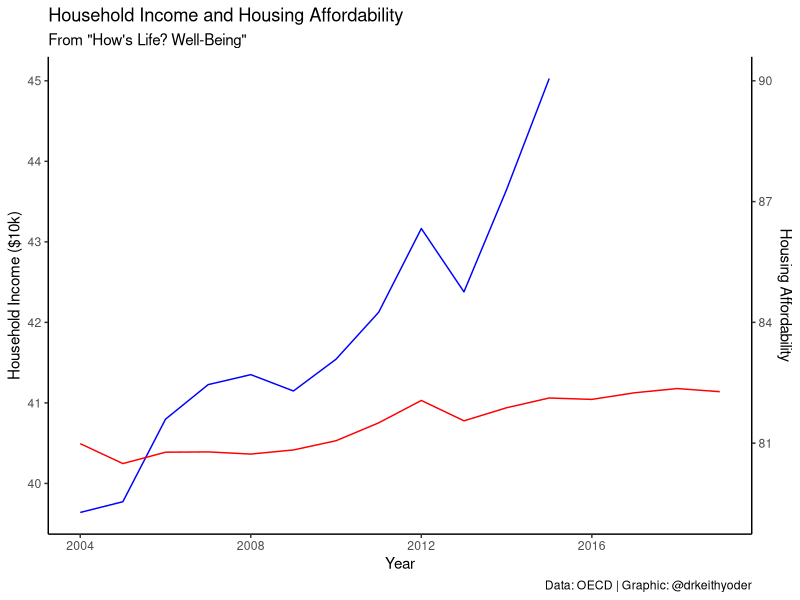

The R script that drew this image:
## ---- chunk 1
require(tidyverse)
## ---- chunk 2
d <- read_csv('../data/HSL.csv')
d <- d %>%
  filter(`Type of indicator` == 'Average')
## ---- chunk 3
income <- d %>% 
  filter(Indicator == 'Household income') %>%
  select(Time, Value) %>%
  mutate(Income = Value / 1000)
afford <- d %>%
  filter(Indicator == 'Housing affordability') %>%
  select(Time, Value) %>%
  mutate(Affordability = Value/2)

plot_d <-
  full_join(income, afford, by='Time')
  
plot_d %>%
  ggplot(aes(x=Time)) +
  geom_line(aes(y=Income), color='blue') +
  geom_line(aes(y=Affordability), color='red') +
  theme_classic() +
  scale_y_continuous(
    name = 'Household Income ($10k)',
    sec.axis = sec_axis(~.*2, name='Housing Affordability')
  ) +
  labs(x='Year', title='Household Income and Housing Affordability',
       subtitle=str_c('From "How', "'s Life? Well-Being", '"'),
       caption = 'Data: OECD | Graphic: @drkeithyoder')
